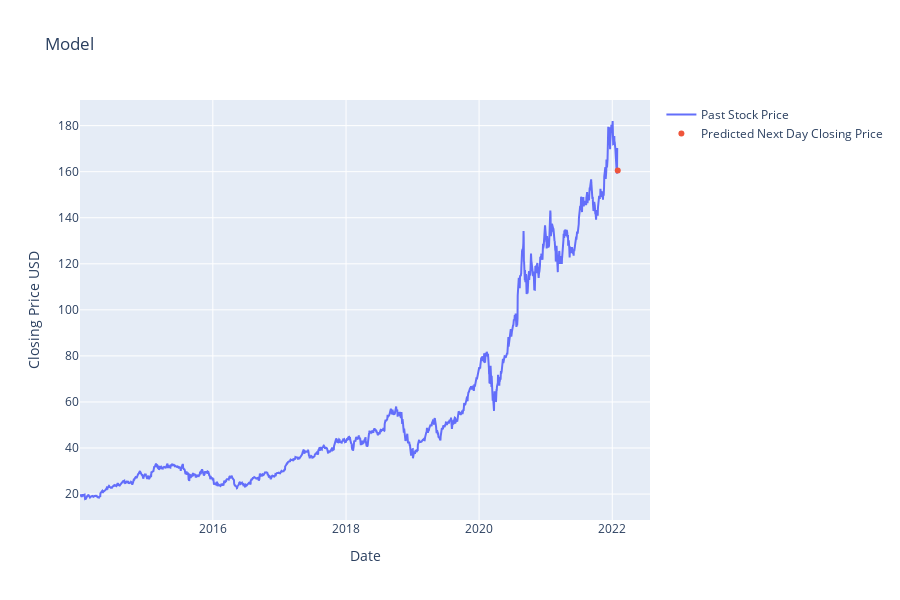

Source (notebook cell):
### Code cell
# Display stock chart together with the predicted value for tomorrow closing price.

# stock data
datasets =  go.Scatter(
                x=closing_prices.index,
                y=closing_prices['Close'],
                mode='lines',
                connectgaps=True,
                name = "Past Stock Price"
)
# predicted price
predicted_closing_price=  go.Scatter(
                x=[tomorrow],
                y=pred_price[0],
                mode='markers',
                name = "Predicted Next Day Closing Price"
)

#create graph
prediction_figure= go.Figure(data=[datasets,predicted_closing_price],layout=graphLayout)
prediction_figure.show()

### Figure 1 — Plotly figure (JSON) as saved in the notebook; plotly's stock layout.template omitted (floating-point values rounded to 4 significant figures; data arrays with more than 128 entries replaced by an {"elided": "..."} marker saying what was removed)
{"data": [{"connectgaps": true, "mode": "lines", "name": "Past Stock Price", "type": "scatter", "x": {"elided": "2034 str values"}, "y": {"elided": "2034 float values"}}, {"mode": "markers", "name": "Predicted Next Day Closing Price", "type": "scatter", "x": ["2022-01-31"], "y": [160.5]}], "layout": {"autosize": false, "height": 600, "title": {"text": "Model"}, "width": 900, "xaxis": {"title": {"text": "Date"}}, "yaxis": {"title": {"text": "Closing Price USD"}}}}
